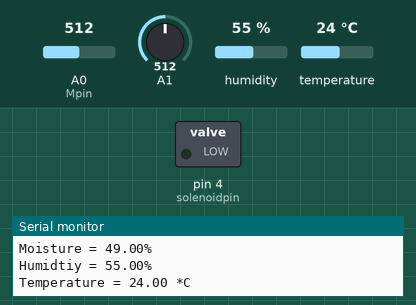
Simulated run of this sketch. Board: Arduino Uno, built with avr-gcc and run on an emulated ATmega328P. On the bench: switched loads named in the sketch (green lamp = pin HIGH), the last lines printed to the serial monitor. The inputs (shaded band) are chosen by the test bench; at power-on: A0 (Mpin) = 512, A1 = 512, humidity 55 %, temperature 24 °C.

Above: at 1.3 s.
1.4 s: A0 (Mpin) set to 596
2.9 s: A0 (Mpin) set to 621
At 4.3 s:
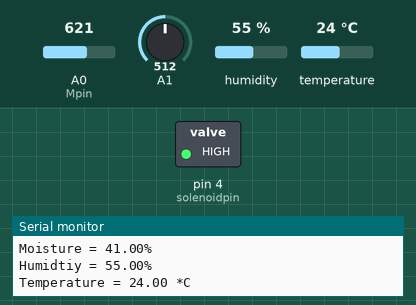
Timing chart, 0 to 34.5 s (numbered marks = the images above; inputs shaded):
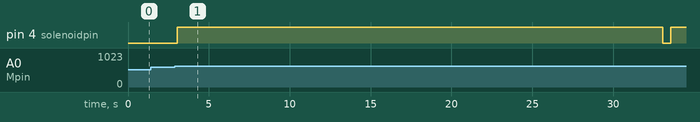

Measured:
- the behaviour switches between 613 and 614 on A0 (Mpin) (found by bisection; images 0 and 1)
- after the input at 2.9 s, pin 4 (solenoidpin): LOW → HIGH after 0.16 s, → LOW 30.0 s later, → HIGH 0.51 s later

The sketch:

Plant_Welfare_System.ino
```cpp
  #include "DHT.h"
  #include "sensors.h"
  #include <Time.h>
  #define DHTPIN 2
  #define DHTTYPE DHT22


  int Mpin=A0;
  int DHTpin=2;
  int solenoidpin=4;
  int lsensor=A1;
  double percent;
  float lux, Humidity, Temperature;
  DHT dht(DHTPIN, DHTTYPE);

void setup() {
  // put your setup code here, to run once:
  Serial.begin(115200);
  pinMode(solenoidpin, OUTPUT);
  dht.begin();
}

void loop() {
  // put your main code here, to run repeatedly:
  lux=lightsensor(lsensor);
  percent=Moisturesensor(Mpin);
  DHTsensor(dht, &Humidity, &Temperature);

  if(percent>0 && percent<40) {
     digitalWrite(solenoidpin, HIGH);
      delay(30000);
     digitalWrite(solenoidpin,LOW);
   }
   Serial.print("Lux = ");
   Serial.println(lux);
   Serial.print("Moisture = ") ;
   Serial.print(percent);
   Serial.print("%\n");
   Serial.print("Humidtiy = ");
   Serial.print(Humidity);
   Serial.println("%");
   Serial.print("Temperature = ");
   Serial.print(Temperature);
   Serial.println(" *C");
   Serial.println();
   Serial.println();
   delay(500);
}
```

sensors.cpp
```cpp
#include "sensors.h"
#include "DHT.h"


float lightsensor(int pin) {
	int rawvalue= analogRead(pin);
	float rawRange=1024;
	float logRange=5.0;
	float logLux = rawvalue * logRange / rawRange;
	return pow(10, logLux);
}

void DHTsensor(DHT dht, float *Humidity, float *Temperature) {
	*Humidity=dht.readHumidity();
	*Temperature=dht.readTemperature();
}

double Moisturesensor(int pin) {
	int output_value = analogRead(pin);
	return map(output_value,1023,0,0,100);
}
```

sensors.h
```cpp
#define SENSORS_H
#include "DHT.h"

float lightsensor(int pin);

void DHTsensor(DHT dht,float *Humidity, float *Temperature);

double Moisturesensor(int pin);
```
